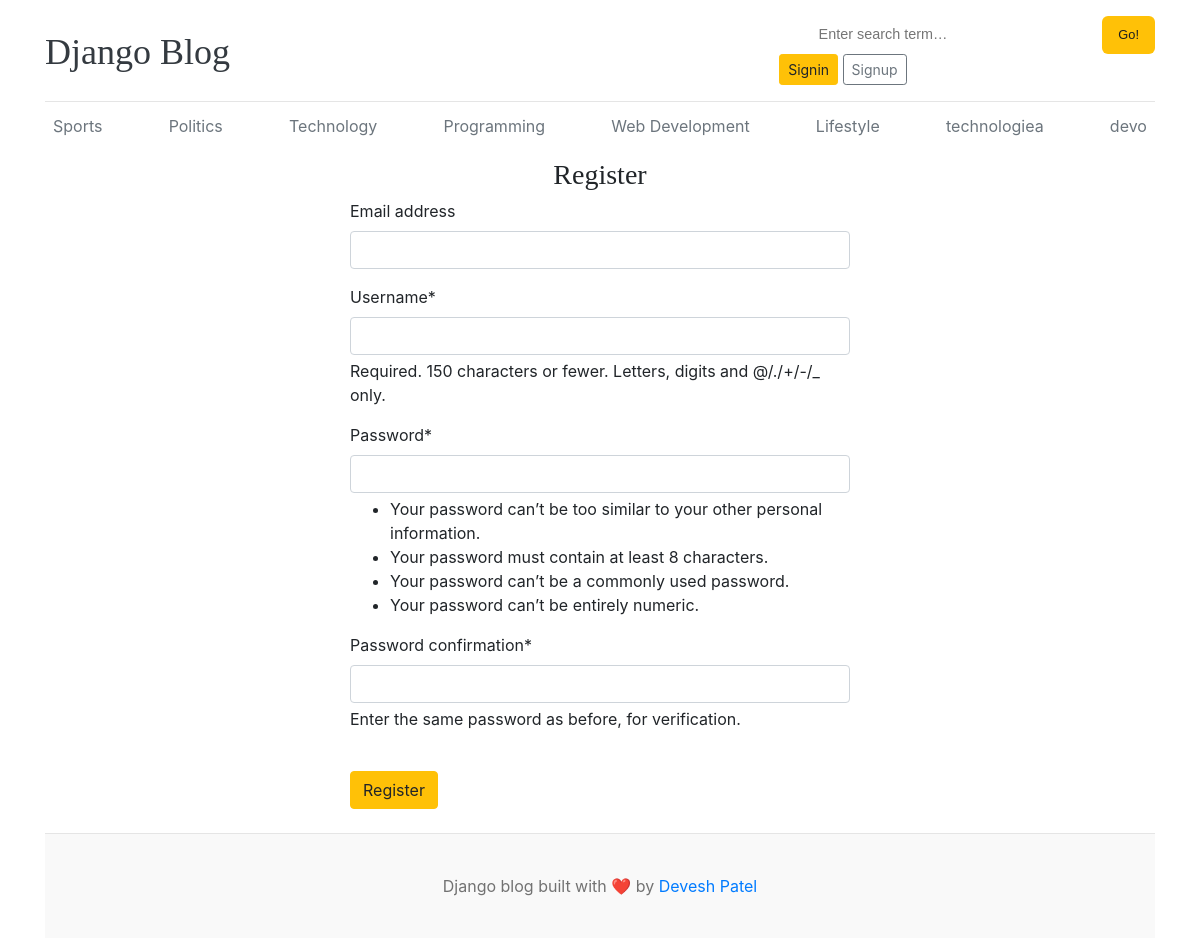
Screenshot of /register/ with the database file from the repository.
### blogs/models.py (models this page shows, shortened)
class Category(models.Model):
    category_name = models.CharField(max_length=50, unique=True)
    created_at = models.DateTimeField(auto_now_add=True)
    updated_At = models.DateTimeField(auto_now=True)
    class Meta:
        verbose_name_plural = 'categories'

### blog_main/views.py (the view)
# urls.py: path('register/',views.register,name='register'),
def register(request):
    if request.method=="POST":
        form = RegistrationForm(request.POST)
        if form.is_valid():
            form.save()
            return redirect('home')
    else:
      form = RegistrationForm()
    return render (request,'register.html',{'form':form})

### blog_main/forms.py
class RegistrationForm(UserCreationForm):
    class Meta:
        model = User
        fields = ('email' ,'username','password1','password2')

### blogs/context_processors.py (called while the page is built)
def get_categories(request):
    categories= Category.objects.all()
    return dict(categories=categories)

def get_social_links(request):
    social_links = SocialLink.objects.all()
    return dict (social_links = social_links)

### templates/register.html (shortened to what this page needs)
{% extends 'base.html' %}
{% block content %}
{% load crispy_forms_tags %}
<h3 class="text-center">Register</h3>
<form action="{% url 'register' %}" method="POST" style="width: 500px;  margin:auto; ">
        {{ form | crispy }}<br>
    <button type="submit" class="btn btn-warning">Register</button>
</form><br>
{% endblock %}

### templates/base.html (shortened to what this page needs)
{% load static %}
<!DOCTYPE html>
<html lang="en">
<head>
    <link rel="stylesheet" href="https://cdnjs.cloudflare.com/ajax/libs/font-awesome/4.7.0/css/font-awesome.min.css">
    <link href="https://getbootstrap.com/docs/4.0/dist/css/bootstrap.min.css" rel="stylesheet">
    <link href="{% static 'css/blog.css' %}" rel="stylesheet">
</head>
<body>
    <div class="container">
      <header class="blog-header py-3">
        <div class="row flex-nowrap justify-content-between align-items-center">
          <div class="col-8 pt-1">
            <a class="blog-header-logo text-dark" href="/">Django Blog</a>
          </div>
          <div class="col-4">
            <form action="{% url 'search' %}"  method="GET">
          <div class="search-wrap">
            <input type="text" placeholder="Enter search term…" aria-label="Search" name="keyword" value="{{ keyword }}"/>
            <button class="btn btn-warning" type="submit">Go!</button>
          </div>
            </form>
          {% if not user.is_authenticated %}
          <div class="col-4 d-flex justify-content-end align-items-center">
            <a class="btn btn-sm btn-warning" href="{% url 'login' %}">Signin</a> &nbsp;
            <a class="btn btn-sm btn-outline-secondary" href="{% url 'register' %}">Signup</a>
            {% else %}
            <span><a href="{% url 'dashboard' %} ">Dashboard</a></span>
            &emsp;
            <span><a href="{% url 'logout' %}">Logout</a></span>
          </div>
        </div>
        {% endif %}
      </header>
      <div class="nav-scroller py-1 mb-2">
        <nav class="nav d-flex justify-content-between">
          {% for cat in categories %}
          <a class="p-2 {% if current_category_id == cat.id %}text-warning{% else %}text-muted{% endif %}" href="{% url 'posts_by_category' cat.id %}">{{cat.category_name}}</a>
          {% endfor %}
        </nav>
      </div>
{% block content %}
{% endblock %}
<footer class="blog-footer">
  <p>Django blog built with ❤️ by <a href="#">Devesh Patel</a></p>
</footer>
</body>
</html>

### blog_main/static/css/blog.css (style rules this page uses)
.blog-header { border-bottom: 1px solid #e5e5e5; }
.blog-header-logo { font-family: "Playfair Display", Georgia, "Times New Roman", serif ; font-size: 2.25rem; }
h1, h2, h3, h4, h5, h6 { font-family: "Playfair Display", Georgia, "Times New Roman", serif ; }
.blog-footer { padding: 2.5rem 0; color: #727272; text-align: center; background-color: #f9f9f9; border-top: .05rem solid #e5e5e5; }
.blog-footer p:last-child { margin-bottom: 0; }
.search-wrap { display: flex; gap: 0.5rem; }
.search-wrap input { flex: 1; padding: 0.5rem 0.85rem; border: 1px solid var(--border); border-radius: 6px; font-family: sans-serif; font-size: 0.9rem; outline: none; background: #fff; transition: border-color 0.2s; }
.search-wrap button { padding: 0.5rem 1rem; background: #ffc107; color: #1b1e21; border: none; border-radius: 6px; font-family: sans-serif; font-size: 0.8rem; font-weight: 500; cursor: pointer; transition: background 0.2s; }

### rows the page displays
Category: category_name "Sports"
Category: category_name "Politics"
Category: category_name "Technology"
Category: category_name "Programming"
Category: category_name "Web Development"
Category: category_name "Lifestyle"
Category: category_name "technologiea"
Category: category_name "devo"
